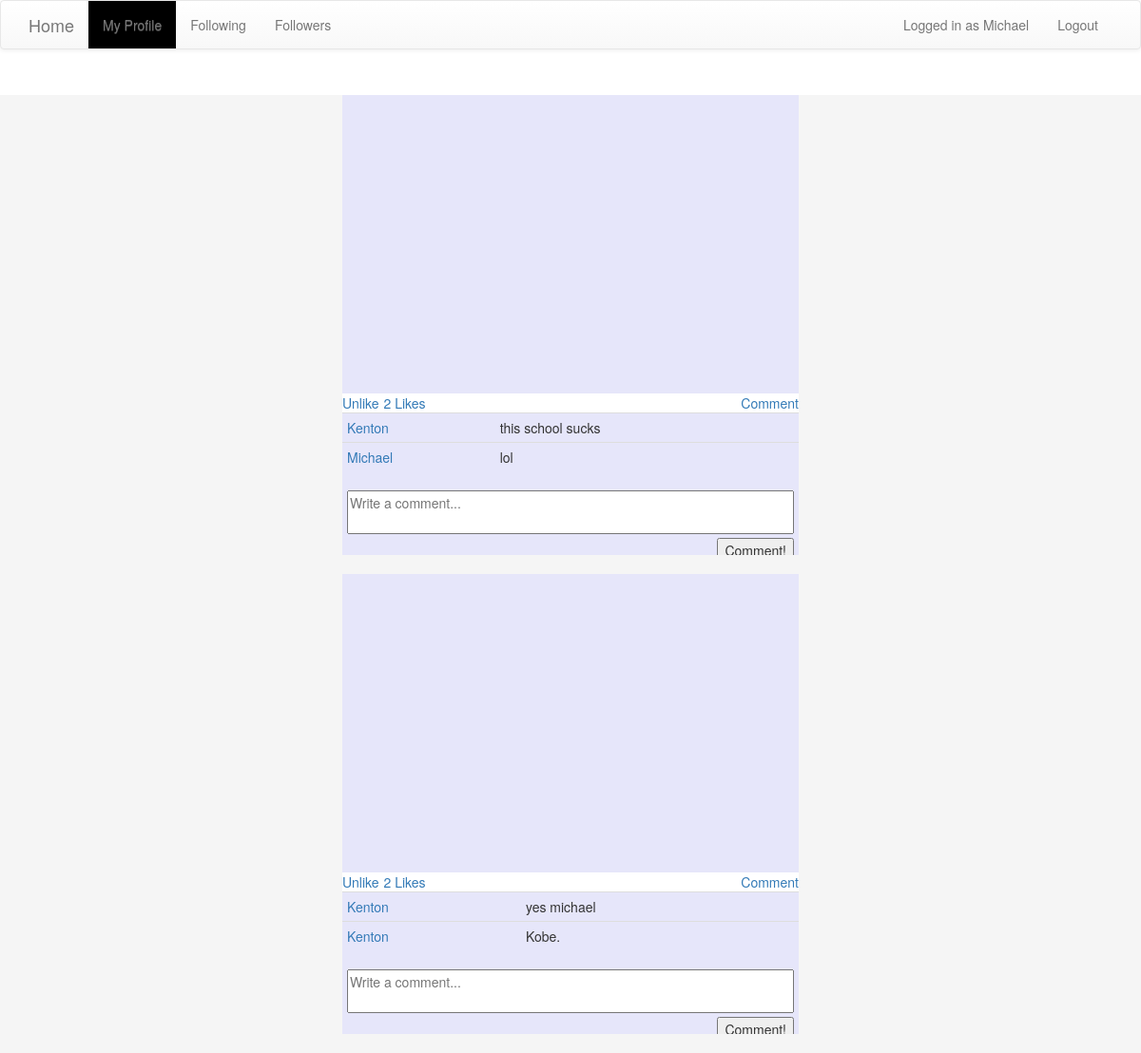
Page /application/profile.php (signed in) on the committed database.
### tables this page shows
CREATE TABLE VideoFeed (
	userID INT UNSIGNED NOT NULL,
	videoID INT UNSIGNED NOT NULL,
	datetime TIMESTAMP DEFAULT CURRENT_TIMESTAMP,
	PRIMARY KEY (userID, videoID),
	FOREIGN KEY (userID)
		REFERENCES Users(id),
	FOREIGN KEY (videoID)
		REFERENCES Videos(vid)
);

CREATE TABLE Videos (
	vid INT UNSIGNED NOT NULL AUTO_INCREMENT PRIMARY KEY,
	youtubeID VARCHAR(100) NOT NULL UNIQUE
);

CREATE TABLE Comments (
	commenter INT UNSIGNED NOT NULL,
	videoOwner INT UNSIGNED NOT NULL,
	videoID INT UNSIGNED NOT NULL,
	message TEXT,
	datetime TIMESTAMP DEFAULT CURRENT_TIMESTAMP,
	FOREIGN KEY (commenter)
		REFERENCES Users(id),
	FOREIGN KEY (videoOwner)
		REFERENCES Users(id),
	FOREIGN KEY (videoID)
		REFERENCES Videos(vid)
);

CREATE TABLE Users (
	id INT UNSIGNED NOT NULL AUTO_INCREMENT PRIMARY KEY,
	display_name text NOT NULL,
	username VARCHAR(32) NOT NULL UNIQUE,
	password VARCHAR(128) NOT NULL,
	role ENUM('user', 'administrator') NOT NULL
);

### application/profile.php (the view, shortened to what this page needs)
<?php
require_once '../database/db_info.php';
$conn = new mysqli($hn, $un, $pw, $db);
$id = $_GET ? ($_GET['profID'] ? $_GET['profID'] : $_SESSION['id']) : $_SESSION['id'];
$query = "SELECT * FROM Videos, VideoFeed WHERE Videos.vid=VideoFeed.videoID AND VideoFeed.userID='$id' ORDER BY VideoFeed.datetime desc";
$result = $conn->query($query);
$videos = array();
$rows = $result->num_rows;
for ($i = 0; $i < $rows; ++$i) {
    $result->data_seek($i);
    $vid = $result->fetch_assoc()['vid'];
    $result->data_seek($i);
    $youtubeID = $result->fetch_assoc()['youtubeID'];
    array_push($videos, array('vid' => $vid, 'yid' => $youtubeID));
    $likeQuery = "SELECT Users.display_name, Users.username, Likes.liker FROM Users, Likes WHERE Likes.videoOwner='$id' AND videoID='$vid' AND Likes.liker=Users.id";
    $result2 = $conn->query($likeQuery);
    $likes = array();
    $rows2 = $result2->num_rows;
    for ($j = 0; $j < $rows2; ++$j) {
        $result2->data_seek($j);
        $displayName = $result2->fetch_assoc()['display_name'];
        $result2->data_seek($j);
        $username = $result2->fetch_assoc()['username'];
        $result2->data_seek($j);
        $liker = $result2->fetch_assoc()['liker'];
        array_push($likes, array('id' => $liker, 'display_name' => $displayName, 'username' => $username));
    }
    $videos[$i]['likes'] = $likes;
    $commentQuery = "SELECT Users.display_name, Users.username, Comments.commenter, Comments.message FROM Users, Comments WHERE Comments.videoOwner='$id' AND videoID='$vid' AND Comments.commenter=Users.id ORDER BY Comments.datetime";
    $result3 = $conn->query($commentQuery);
    $comments = array();
    $rows3 = $result3->num_rows;
    for ($k = 0; $k < $rows3; ++$k) {
        $result3->data_seek($k);
        $displayName = $result3->fetch_assoc()['display_name'];
        $result3->data_seek($k);
        $username = $result3->fetch_assoc()['username'];
        $result3->data_seek($k);
        $commenter = $result3->fetch_assoc()['commenter'];
        $result3->data_seek($k);
        $message = $result3->fetch_assoc()['message'];
        array_push($comments, array('id' => $commenter, 'display_name' => $displayName, 'username' => $username, 'message' => $message));
    }
    $videos[$i]['comments'] = $comments;
}
?>
<!DOCTYPE html>
<html lang="en">
<head>
    <?php require_once 'includes.php' ?>
</head>
<body>
    <div id="header">
    <?php require_once 'navBar.php' ?>
    </div>
    <div id="top"></div>
    <div id="left">
    </div>
    <div id="middle">
        <?php
            foreach($videos as $index => $video) {
                displayVideo($index, $video);
            }
        ?>
    </div>
    <div id="right"></div>
</body>
<?php
function displayVideo($index, $video) {
    $id = $_GET ? ($_GET['profID'] ? $_GET['profID'] : $_SESSION['id']) : $_SESSION['id'];
    $BASE_URL = "https://www.youtube.com/embed/";
    $url = $BASE_URL . $video['yid'];
    echo "<div class='video'>";
    echo "<iframe src='$url' frameborder='0' allowfullscreen></iframe>";
    $numLikes = sizeof($video['likes']);
    $getLikers = function($likeObj) {
        return $likeObj['id'];
    };
    $likers = array_map($getLikers, $video['likes']);
    $likedByUser = in_array($id, $likers);
    $likeButtonText = $likedByUser ? 'Unlike' : 'Like';
    $likes = $numLikes == 1 ? $numLikes . ' Like' : $numLikes . ' Likes';
    $names = array();
    for ($i = 0; $i < sizeof($video['likes']); ++$i) {
        array_push($names, array('display_name' => $video['likes'][$i]['display_name'], "username" => $video['likes'][$i]['username']));
    }
    $names = json_encode($names);
    $idx = $index*2+1;
    echo "<div class='commentHeader'>";
    echo "<form style='display:inline-block;' id='form$index' method='post'>";
    echo "<a href='javascript:;' onclick='$(\"#form$index\").submit();'><span>$likeButtonText</span></a>";
    echo "</form>";
    echo "<a class='numLikes' href='javascript:;' onclick='openWindow($names)'><span>$likes</span></a>";
    echo "<a style='float:right;' href='javascript:;' onclick='$(\".comments\")[$index].scrollTop = $(\".comments\")[$index].scrollHeight; $(\".commentText\")[$idx].focus();'><span>Comment</span></a>";
    echo "</div>";
    echo "<div class='comments'>";
    $numComments = sizeof($video['comments']);
    if ($numComments) {
        echo "<table class='table table-condensed'>";
        for ($i = 0; $i < $numComments; ++$i) {
            $display_name = $video['comments'][$i]['display_name'];
            $message = $video['comments'][$i]['message'];
            $commenter = $video['comments'][$i]['id'];
            echo "<tr><td><a href='profile3.php?profID=$commenter'><span>$display_name</span></td><td colspan='2'><span>$message</span></td></tr>";
        }
        echo "</table>";
    }
    echo "<div class='postComment'>";
    echo "<form style='display:inline-block;width:100%;margin:0;padding:0' id='commentForm$index' method='post'>";
    echo "<textarea form='commentForm$index' name='comment' class='commentText' placeholder='Write a comment...'></textarea>";
    echo "<input style='float:right;' type='submit' value='Comment!'></input>";
    echo "</form>";
    echo "</div>";
    echo "</div>";
    echo "</div>";
}
?>

### application/includes.php (shortened to what this page needs)
<?php
echo '<link rel="stylesheet" href="https://maxcdn.bootstrapcdn.com/bootstrap/3.3.4/css/bootstrap.min.css">';
echo '<link rel="stylesheet" href="https://maxcdn.bootstrapcdn.com/bootstrap/3.3.4/css/bootstrap-theme.min.css">';
?>

### application/navBar.php (shortened to what this page needs)
<?php
$menu = array(
	'home' => array('text' => 'Home', 'url' => 'home.php'),
	'profile' => array('text' => 'My Profile', 'url' => 'profile.php'),
	'following' => array('text' => 'Following', 'url'=>'following.php'),
	'followers' => array('text' => 'Followers', 'url'=> 'followers.php'),
	'logout' => array('text' => 'Log Out', 'url' => 'logout.php')
);
$curURL = $_SERVER['PHP_SELF'];
?>
<nav class="navbar navbar-default" role="navigation">
  <div class="container">
    <div class="navbar-header">
      <?php
      	$selected = (isset($curURL) && strpos($curURL, $menu['home']['url'])) ? 'selected' : null;
      	echo "<a class='navbar-brand {$selected}' href='{$menu['home']['url']}'>{$menu['home']['text']}</a>";
      ?>
    </div>
    <div class="collapse navbar-collapse">
      <ul class="nav navbar-nav">
      	<?php
      		foreach($menu as $key => $val) {
      			if ($key != 'home' && $key != 'logout') {
      				$selected  = (isset($curURL) && strpos($curURL, $val['url'])) ? 'selected' : null;
					echo "<li><a href='{$val['url']}' class='{$selected}'>{$val['text']}</a></li>";
      			}
      		}
      	?>
      </ul>
      <ul class="nav navbar-nav navbar-right">
        <li><p class="navbar-text">Logged in as <?php echo $_SESSION['displayName']; ?></p></li>
        <?php
        	echo "<li><a href='{$menu['logout']['url']}'>Logout</a></li>"
        ?>
      </ul>
    </div>
  </div>
</nav>

### application/profile.php (style rules this page uses)
#header { width:100%; height:50px; top:0; }
#top { width:100%; height: 50px; }
#left { width: 30%; float:left; text-align:center; background-color:#F5F5F5; }
#middle { width: 40%; float: left; background-color:#F5F5F5; }
#right { width:30%; float:left; background-color:#F5F5F5; }
.video { background-color:#E6E6FA; }
.numLikes { margin-left:5px; }
.comments { width: 100%; height: 150px; overflow:auto; margin-bottom: 20px; }
.commentHeader { background-color:white; }
.postComment { margin: 5px; }
.commentText { width:100%; }
#middle iframe { width: 100%; height: 315px; margin-bottom:-5px; }

### application/navBar.php (style rules this page uses)
.selected { background-color:black; }

### rows in the picture
videofeed: likeButtonText "Unlike", comment "Write a comment..."
comments: commenter.display_name "Kenton", message "this school sucks"
comments: commenter.display_name "Michael", message "lol"
videofeed: $index 1 (drawn), comment "Write a comment..."
comments: commenter.display_name "Kenton", message "yes michael"
comments: commenter.display_name "Kenton", message "Kobe."

### other values in the picture
$menu['home']['text'] "Home"
$val['text'] "My Profile"
$val['text'] "Following"
$val['text'] "Followers"
$_SESSION['displayName'] "Michael"
